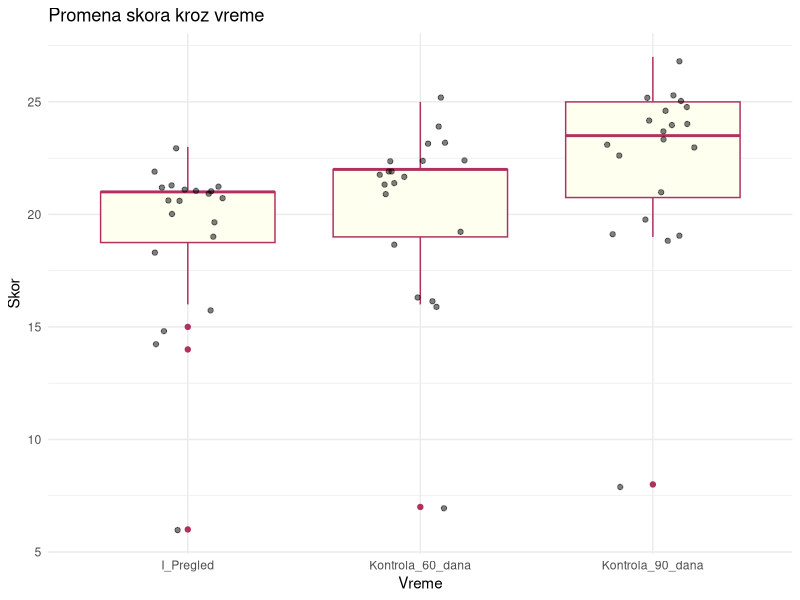
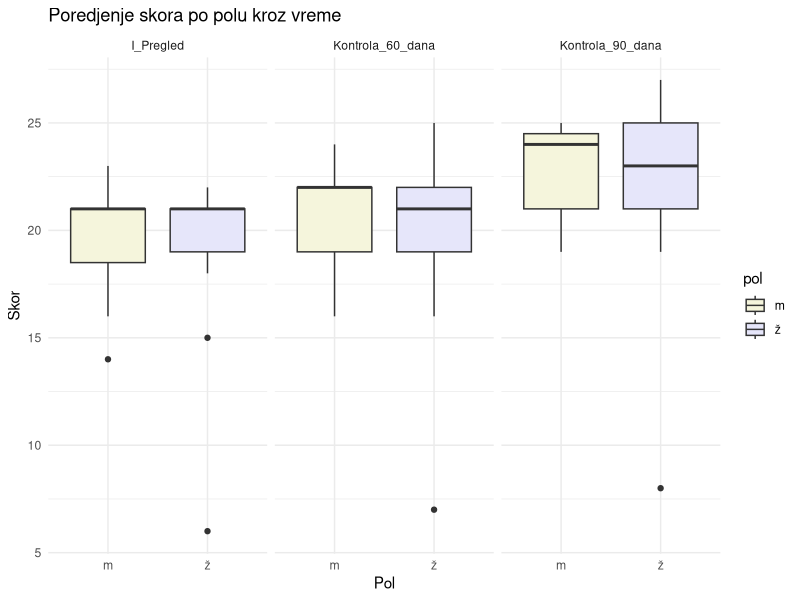
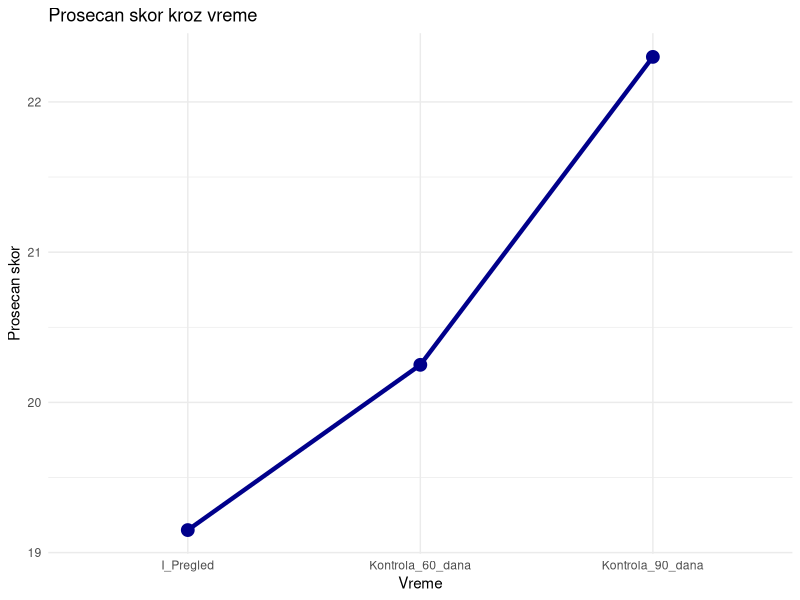

The R source for these figures, in order:
## ---- chunk 1
knitr::opts_chunk$set(echo = TRUE)
## ---- chunk 2
# Instaliranje paketa

install.packages("tidyverse")
install.packages("readr")
install.packages("ggpubr")
install.packages("ggplot2")
## ---- chunk 3
# Ucitavanje paketa

library(tidyverse)
library(readr)
library(ggpubr)
library(ggplot2)
## ---- chunk 4
# Ucitavanje podataka
podaci <- tibble(
  godina = c(1952, 1947, 1953, 1938, 1949, 1947, 1954, 1939, 1952, 1948, 1954, 1952, 1953, 1962, 1966, 1952, 1949, 1964, 1964, 1964),
  pol = c('ž', 'ž', 'ž', 'ž', 'ž', 'ž', 'm', 'ž', 'm', 'ž', 'ž', 'm', 'ž', 'm', 'ž', 'ž', 'm', 'm', 'ž', 'm'),
  I_Pregled = c(21, 21, 20, 6, 21, 18, 21, 19, 21, 21, 22, 21, 21, 21, 21, 20, 14, 16, 15, 23),
  Kontrola_60_dana = c(22, 23, 21, 7, 22, 19, 22, 19, 22, 21, 23, 22, 22, 22, 25, 21, 16, 16, 16, 24),
  Kontrola_90_dana = c(24, 25, 23, 8, 24, 21, 24, 20, 23, 23, 25, 24, 25, 25, 27, 23, 19, 19, 19, 25)
)

## ---- chunk 5
# Testiranje normalnosti(Shapiro-Wilk test) za poredjenje skora kroz vreme

shapiro.test(podaci$I_Pregled) # za prvi pregled
shapiro.test(podaci$Kontrola_60_dana) # za 60 dana
shapiro.test(podaci$Kontrola_90_dana) # za 90 dana

## ---- chunk 6
# Podaci nisu normalno distribuirani, tako da koristim Wilcoxonov test 

# Poredjenje I Pregleda i Kontrole na 60 dana:
wilcox.test(podaci$I_Pregled, podaci$Kontrola_60_dana, paired = TRUE)
# Poredjenje I Pregleda i Kontrole na 90 dana:
wilcox.test(podaci$I_Pregled, podaci$Kontrola_90_dana, paired = TRUE)
# Poredjenje Kontrole na 60 i 90 dana:
wilcox.test(podaci$Kontrola_60_dana, podaci$Kontrola_90_dana, paired = TRUE)
## ---- chunk 7
# Opet koristim Shapiro-Wilk test da ispitam normalnost podataka za poredjenje po polu

# Za zene - I Pregled
shapiro.test(podaci$I_Pregled[podaci$pol == "ž"])

# Za muskarce - I Pregled
shapiro.test(podaci$I_Pregled[podaci$pol == "m"])

# Za zene - Kontrola 60 dana
shapiro.test(podaci$Kontrola_60_dana[podaci$pol == "ž"])

# Za muskarce - Kontrola 60 dana
shapiro.test(podaci$Kontrola_60_dana[podaci$pol == "m"])

# Za zene - Kontrola 90 dana
shapiro.test(podaci$Kontrola_90_dana[podaci$pol == "ž"])

# Za muskarce - Kontrola 90 dana
shapiro.test(podaci$Kontrola_90_dana[podaci$pol == "m"])
## ---- chunk 8
# Podaci nisu normalno rasporedjeni-> Wilcoxonov test, ali ovog puta sa nezavisnim podacima
wilcox.test(I_Pregled ~ pol, data = podaci) # za prvi pregled
wilcox.test(Kontrola_60_dana ~ pol, data = podaci) # za 60 dana
wilcox.test(Kontrola_90_dana ~ pol, data = podaci) # za 90 dana 
## ---- chunk 9
# Box plot koji prikazuje promenu skora kroz vreme

# Preuredjivanje podataka u "long" format
podaci_long <- podaci %>%
  pivot_longer(cols = c(I_Pregled, Kontrola_60_dana, Kontrola_90_dana),
               names_to = "Vreme",
               values_to = "Skor")

# Boxplot za vreme
ggplot(podaci_long, aes(x = Vreme, y = Skor)) +
  geom_boxplot(fill = "ivory", color = "maroon") +
  geom_jitter(width = 0.2, color = "black", alpha = 0.5) + 
  labs(title = "Promena skora kroz vreme",
       x = "Vreme",
       y = "Skor") +
  theme_minimal()

## ---- chunk 10
# Box plot za poredjenje skora po polu
ggplot(podaci_long, aes(x = pol, y = Skor, fill = pol)) +
  geom_boxplot() +
  facet_wrap(~Vreme) + 
  labs(title = "Poredjenje skora po polu kroz vreme",
       x = "Pol",
       y = "Skor") +
  scale_fill_manual(values = c("m" = "beige", "ž" = "lavender")) +
  theme_minimal()
## ---- chunk 11
# Linijski grafikon za prosecan skor kroz vreme

# Racunanje prosecnog skora za svaku vremensku tacku
prosecni_skor <- podaci_long %>%
  group_by(Vreme) %>%
  summarise(Prosek = mean(Skor))

# Linijski grafikon
ggplot(prosecni_skor, aes(x = Vreme, y = Prosek, group = 1)) +
  geom_line(color = "darkblue", size = 1.5) +
  geom_point(color = "darkblue", size = 4) +
  labs(title = "Prosecan skor kroz vreme",
       x = "Vreme",
       y = "Prosecan skor") +
  theme_minimal()
